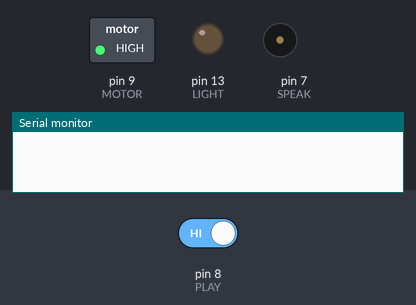
This sketch was run on a simulated Arduino Uno, built with avr-gcc and run on an emulated ATmega328P. On the bench: switched loads named in the sketch (green lamp = pin HIGH), output pins drawn as LEDs (lit = HIGH), buzzer (waves = sounding), the last lines printed to the serial monitor. The test bench sets the inputs (shaded band); at power-on: pin 8 (PLAY) HIGH.

Above: at 1.3 s.
1.4 s: pin 8 (PLAY) driven LOW
At 1.77 s:
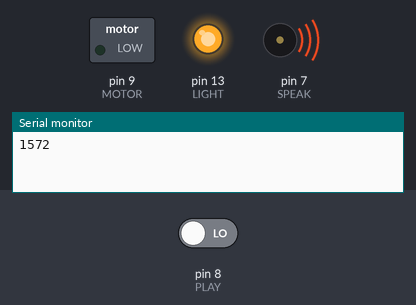
At 2.12 s:
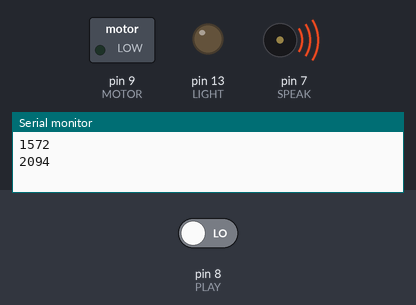
Timing chart, 0 to 10.4 s (numbered marks = the images above; inputs shaded):
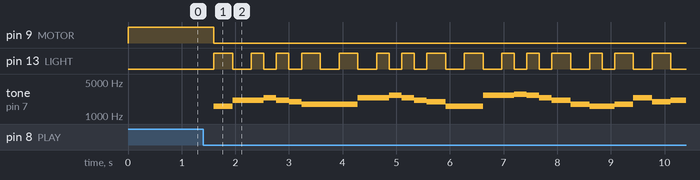

The sketch:

carrusel.ino
```cpp
#define DO4  262
#define RE4  294
#define MI4  330
#define FA4  349
#define FAS4  370
#define SOL4  392
#define LA4  440
#define LAS4  466
#define SI4  494
#define DO5  523
#define RE5  587

#define LIGHT 13
#define MOTOR 9
#define SPEAK 7
#define PLAY  8

int noteDuration = 500;
int noteDelay = noteDuration + 50;
int staccato = 0;
int shuffle = 0;
int transposedNote;
int transpose = 0;

int notes[54] = {
  DO4, FA4, FA4, SOL4, FA4, MI4, RE4, RE4, RE4, SOL4, SOL4, LA4, SOL4, FA4, MI4, DO4, DO4,
  LA4, LA4, LAS4, LA4, SOL4, FA4, RE4, DO4, DO4, RE4, SOL4, MI4, FA4, DO4, FA4, FA4, FA4,
  MI4, MI4, FA4, MI4, RE4, DO4, SOL4, LA4, SOL4, SOL4, FA4, FA4, DO5, DO4, DO4, DO4,
  RE4, SOL4, MI4, FA4
};

int durations[54] = {
  2, 2, 3, 3, 3, 3, 2, 2, 2, 2, 3, 3, 3, 3, 2, 2, 2,
  2, 3, 3, 3, 3, 2, 2, 3, 3, 2, 2, 2, 1, 2, 2, 2, 2,
  1, 2, 2, 2, 2, 1, 2, 2, 3, 3, 3, 3, 2, 2, 3, 3,
  2, 2, 2, 1
};

void setup() {
  pinMode(LIGHT, OUTPUT);
  pinMode(MOTOR, OUTPUT);
  pinMode(SPEAK, OUTPUT);
  digitalWrite(MOTOR, HIGH);
  pinMode(PLAY, INPUT);
  Serial.begin(9600);
  delay(100);
}

void loop() {
  if (!digitalRead(PLAY)) {
    digitalWrite(LIGHT, HIGH);
    digitalWrite(MOTOR, LOW);
    transpose = 5;
    noteDuration = 700;
    for (int i = 0; i < sizeof(notes) / sizeof(int); i++) {
      transposedNote = notes[i] + (notes[i] * transpose);
      Serial.println(transposedNote);
      noteDelay = (noteDuration / durations[i]) + staccato;
      tone(SPEAK, transposedNote, (noteDuration / durations[i]) - staccato);
      delay(noteDelay);
      noTone(SPEAK);
      digitalWrite(LIGHT, !digitalRead(LIGHT));
    }
    digitalWrite(MOTOR, HIGH);
    digitalWrite(LIGHT, LOW);
    delay(noteDelay * 2);
  }
  delay(500);
}
```

Measured:
- after the input at 1.4 s, pin 9 (MOTOR): HIGH → LOW after 0.20 s; pin 13 (LIGHT): LOW → HIGH after 0.20 s, → LOW 0.35 s later, → HIGH 0.35 s later, → LOW 0.23 s later, … (30 changes in this stretch)
